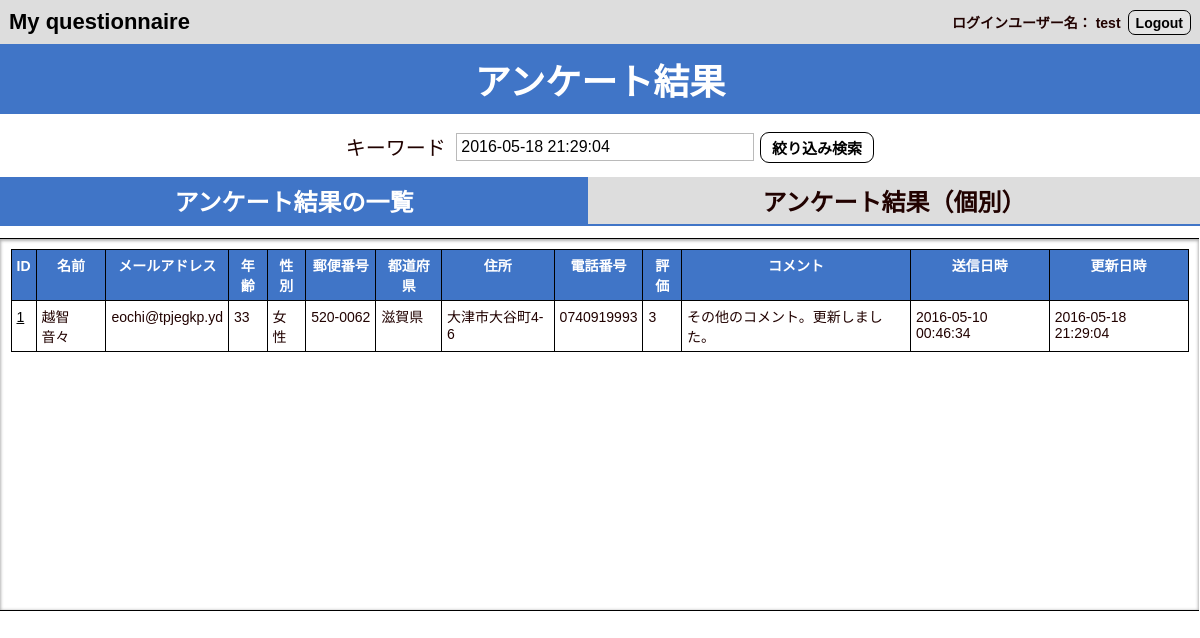
The app's page /8/select.php?keyword=2016-05-18 21:29:04 (signed in) with its own data.
### tables this page shows
CREATE TABLE IF NOT EXISTS `an_table` (
`id` int(12) NOT NULL,
  `name` varchar(64) NOT NULL,
  `mail` varchar(128) NOT NULL,
  `age` tinyint(3) unsigned NOT NULL COMMENT '年齢',
  `sex` enum('男性','女性','無回答','') NOT NULL,
  `postal_1` varchar(10) NOT NULL,
  `postal_2` varchar(10) NOT NULL,
  `region` varchar(10) NOT NULL,
  `address` varchar(128) NOT NULL,
  `tel` varchar(20) NOT NULL,
  `rating` tinyint(1) unsigned NOT NULL,
  `comments` text NOT NULL,
  `date` datetime NOT NULL,
  `date_updated` datetime NOT NULL
);

### 8/lib/h.php (called while the page is built)
<?php
function h($var)
{
  if (is_array($var)) {
    return array_map('h', $var);
  } else {
    return htmlspecialchars($var, ENT_QUOTES, 'UTF-8');
  }
}

### 8/select.php (the view, shortened to what this page needs)
<?php
require_once './login.php';
?>
<?php
$dataHtmlArray = [];
require_once './lib/connectdb.php';
$keyword = "";
if (!isset($_GET["keyword"])) {
    $stmt = $pdo->prepare("SELECT * FROM an_table ORDER BY id DESC LIMIT 5");
} else {
    $keyword = $_GET["keyword"];
    $stmt = $pdo->prepare("SELECT * FROM an_table WHERE concat(id, name, mail, age, sex, postal_1, postal_2, region, address, tel, rating, comments, date, date_updated) LIKE ? ESCAPE '!' ORDER BY id DESC");
    $stmt->bindValue(1, '%' . preg_replace('/(?=[!_%])/', '!', $keyword) . '%', PDO::PARAM_STR);
}
$flag = $stmt->execute();
if ($flag == false) {
    $view = "SQLエラー";
} else {
    while ($result = $stmt->fetch(PDO::FETCH_ASSOC)) {
        $array = [$result['id'], $result['name'], $result['mail'], $result['age'], $result['sex'], $result['postal_1'], $result['postal_2'], $result['region'], $result['address'], $result['tel'], $result['rating'], $result['comments'], $result['date'], $result['date_updated']];
        list($id, $name, $mail, $age, $sex, $postal_1, $postal_2, $region, $address, $tel, $rating, $comments, $date, $date_updated) = $array;
        $dataRowHtml_item = '<td class="id"><a class="updateLink" href="detail.php?id=' . $id . '">' . $id . '</a><td class="name">' . $name . '</td><td class="mail">' . $mail . '</td><td class="age">' . $age . '</td><td class="sex">' . $sex . '</td><td class="postal">' . $postal_1 . '-' . $postal_2 . '</td><td class="region">' . $region . '</td><td class="address">' . $address . '</td><td class="tel">' . $tel . '</td><td class="rating">' . $rating . '</td><td class="comments">' . $comments . '</td><td class="date">' . $date . '</td><td class="date_updated">' . $date_updated . '</td>';
        $dataRowHtml = '<tr>' . $dataRowHtml_item . '</tr>';
        $dataHtmlArray[] = $dataRowHtml;
    }
}
$dataHtmlArrayString = implode("\n", $dataHtmlArray);
?>
<!DOCTYPE HTML>
<html lang="ja">
    <head>
        <link rel="stylesheet" href="css/reset.css">
        <link rel="stylesheet" href="css/common.css">
    </head>
    <body>
        <header class="headerGlobal">
            <div class="top"><a href="./">My questionnaire</a></div>
            <div class="userMenu">
                ログインユーザー名：
                <?=h($_SESSION['username']);?>
                <div class="button" id="loginButton"><a href="./logout.php">Logout</a></div>
            </div>
        </header>
        <h1>アンケート結果</h1>
        <form id = "searchForm" name="searchForm" action="./select.php" method="get">
            <p>
            <span class="itemName">キーワード</span>
                <span class="itemBody"><input id="keywordBox" type="text" name="keyword" size="20" value="<?=h($keyword);?>"></span>
            <input class="active smallSubmit" type="submit" name="search" value="絞り込み検索">
            </p>
        </form>
        <main>
            <ul class="sectionTabs">
                <li class="resultTitle activeTitle">アンケート結果の一覧</li>
                <li class="resultTitle">アンケート結果（個別）</li>
            </ul>
            <section id="rowData" class="resultBody activeResult">
                <div id="resultTable" class="scroll_div">
                    <table data-fixedhead="rows:1; cols:1">
                    <thead><tr><th>ID</th><th>名前</th><th>メールアドレス</th><th>年齢</th><th>性別</th><th>郵便番号</th><th>都道府県</th><th>住所</th><th>電話番号</th><th>評価</th><th>コメント</th><th>送信日時</th><th>更新日時</th></tr></thead>
                    <tbody>
                    <?=$dataHtmlArrayString?>
                    </tbody>
                    </table>
                </div>
            </section>
        </main>
    </body>
</html>

### 8/css/common.css (style rules this page uses)
body { background-color: #fff; margin: 0; padding: 0; text-align: center; font-size: 18px; -webkit-font-smoothing: antialiased; font: 18px 'Lucida Grande', 'Lucida Sans Unicode', 'Hiragino Kaku Gothic Pro', 'ヒラギノ角ゴ Pro W3', メイリオ, Meiryo, 'ＭＳ Ｐゴシック', Helvetica, Arial, Verdana, sans-serif; }
.headerGlobal { font-size: 18px; font-weight: bold; padding: 0.5em; background: #ddd; text-align: left; display: flex; flex-direction: row; flex-wrap: wrap; justify-content:space-between; align-items: center; align-content: flex-start; }
.top { font-size: 22px; font-weight: bold; }
.userMenu { display: flex; flex-direction: row; flex-wrap: wrap; justify-content:flex-end; align-items: center; align-content: flex-start; }
.userMenu .button { margin-left: 0.5em; }
h1 { font-size: 36px; padding: 0.25em; background: #4075c7; color: #fff; margin-bottom: 0.5em; }
main { text-align: center; display: flex; -webkit-flex-direction: column; flex-direction: column; -webkit-flex-wrap: wrap; flex-wrap: wrap; -webkit-justify-content: center; justify-content: center; }
form { margin: auto; }
form p { font-size: 20px; vertical-align: top; }
.itemName { display: inline-block; width: 6em; text-align: right; vertical-align: top; padding-right: 0.25em; }
.itemBody { display: inline-block; text-align: left; }
input, textarea, select { color: #000; }
input[type="email"], input[type="password"], input[type="text"], input[type="tel"], input[type="number"], textarea, label, select { font-size: 16px; padding: 0.25em; }
input[type="email"], input[type="password"], input[type="text"], input[type="tel"], textarea { width: 18em; }
input[type="submit"] { font-size: 24px; font-weight: bold; padding: 0.25em 0.75em; border-radius: 0.6em; cursor: pointer; }
input[type="submit"].active { color: #000; background: #fff; }
.active { color: #666; border: 1px solid #000; }
input[type="submit"].smallSubmit { font-size: 15px; }
.button { border: 1px solid #000; cursor: pointer; padding: 0.25em 0.5em; border-radius: 0.5em; background: hsla(0, 0%, 100%, 0.2); font-weight: bold; }
#loginButton a { margin: 0.25em -0.5em; padding: 0.25em 0.5em; border-radius: 0.5em; }
#rowData { margin: 0; }
.sectionTabs { display: flex; flex-direction: row; flex-wrap: wrap; justify-content:space-between; align-items: center; align-content: flex-start; padding: 0; }
.resultTitle { flex-grow:1; cursor: pointer; background: #ddd; font-size: 24px; font-weight: bold; margin-bottom: 0.5em; border-bottom: 2px solid #4075c7; padding: 0.25em; }
.activeTitle { color: #fff; background: #4075c7; }
.activeResult { display: block; }
.resultBody { display: none; }
.activeResult { display: flex; flex-direction: row; flex-wrap: wrap; justify-content:flex-start; align-items: flex-start; align-content: flex-start; }
#searchForm { margin-top: 0.5em; margin-bottom: 1em; }
#resultTable { height: 25em; overflow: auto; background: #fff; padding: 0.75em 0.75em; border-top: 1px solid #000; border-bottom: 1px solid #000; box-shadow: 0px 1px 3px 1px rgba(0, 0, 0, 0.3) inset; -moz-box-shadow: 0px 1px 3px 1px rgba(0, 0, 0, 0.3) inset; -webkit-box-shadow: 0px 1px 3px 1px rgba(0, 0, 0, 0.3) inset; text-align: center; }
table { border: 1px solid #000; margin: auto; }
td, th { border: 1px solid #000; padding: 5px; }
th { background: #4075c7; color: #fff; }
td { text-align: left; }
.updateLink { text-decoration: underline; }
.scroll_div { overflow: auto; }

### records on screen
an_table: id "1", name "越智 音々", mail "eochi@tpjegkp.yd", age "33", sex "女性", postal_1 "520", postal_2 "0062", region "滋賀県", address "大津市大谷町4-6", tel "0740919993", rating "3", comments "その他のコメント。更新しました。", date "2016-05-10 00:46:34", date_updated "2016-05-18 21:29:04"

### other values on screen
$_SESSION['username'] "test"
